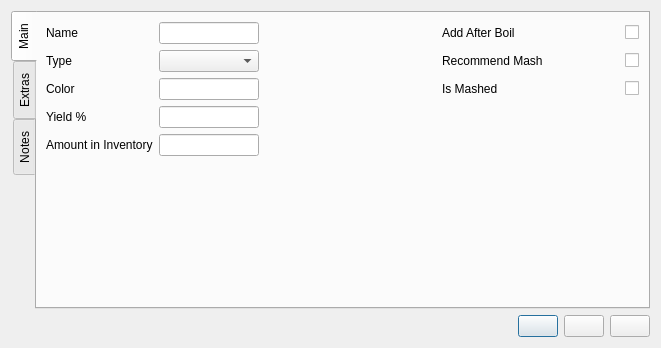
<?xml version="1.0" encoding="UTF-8"?>
<ui version="4.0">
 <class>fermentableEditor</class>
 <widget class="QDialog" name="fermentableEditor">
  <property name="geometry">
   <rect>
    <x>0</x>
    <y>0</y>
    <width>661</width>
    <height>348</height>
   </rect>
  </property>
  <property name="windowTitle">
   <string>Fermentable Editor</string>
  </property>
  <property name="configSection" stdset="0">
   <string notr="true">fermentableEditor</string>
  </property>
  <layout class="QVBoxLayout" name="verticalLayout_2">
   <item>
    <widget class="QTabWidget" name="tabWidget_editor">
     <property name="tabPosition">
      <enum>QTabWidget::West</enum>
     </property>
     <property name="currentIndex">
      <number>0</number>
     </property>
     <property name="usesScrollButtons">
      <bool>false</bool>
     </property>
     <widget class="QWidget" name="tab_main">
      <attribute name="title">
       <string>Main</string>
      </attribute>
      <layout class="QGridLayout" name="gridLayout">
       <item row="2" column="4">
        <widget class="QCheckBox" name="checkBox_recommendMash">
         <property name="toolTip">
          <string>Recommend this be mashed</string>
         </property>
         <property name="text">
          <string/>
         </property>
        </widget>
       </item>
       <item row="0" column="0">
        <widget class="QLabel" name="label_name">
         <property name="toolTip">
          <string>Required</string>
         </property>
         <property name="text">
          <string>Name</string>
         </property>
         <property name="buddy">
          <cstring>lineEdit_name</cstring>
         </property>
        </widget>
       </item>
       <item row="8" column="1">
        <spacer name="verticalSpacer">
         <property name="orientation">
          <enum>Qt::Vertical</enum>
         </property>
         <property name="sizeHint" stdset="0">
          <size>
           <width>20</width>
           <height>40</height>
          </size>
         </property>
        </spacer>
       </item>
       <item row="0" column="2">
        <spacer name="horizontalSpacer">
         <property name="orientation">
          <enum>Qt::Horizontal</enum>
         </property>
         <property name="sizeHint" stdset="0">
          <size>
           <width>40</width>
           <height>20</height>
          </size>
         </property>
        </spacer>
       </item>
       <item row="2" column="1">
        <widget class="QComboBox" name="comboBox_fermentableType">
         <property name="sizePolicy">
          <sizepolicy hsizetype="Minimum" vsizetype="Fixed">
           <horstretch>0</horstretch>
           <verstretch>0</verstretch>
          </sizepolicy>
         </property>
         <property name="maximumSize">
          <size>
           <width>100</width>
           <height>16777215</height>
          </size>
         </property>
         <property name="toolTip">
          <string>Fermantable Type</string>
         </property>
        </widget>
       </item>
       <item row="2" column="3">
        <widget class="QLabel" name="label_recommendMash">
         <property name="sizePolicy">
          <sizepolicy hsizetype="Expanding" vsizetype="Preferred">
           <horstretch>0</horstretch>
           <verstretch>0</verstretch>
          </sizepolicy>
         </property>
         <property name="text">
          <string>Recommend Mash</string>
         </property>
         <property name="buddy">
          <cstring>checkBox_recommendMash</cstring>
         </property>
        </widget>
       </item>
       <item row="0" column="3">
        <widget class="QLabel" name="label_addAfterBoil">
         <property name="sizePolicy">
          <sizepolicy hsizetype="Expanding" vsizetype="Preferred">
           <horstretch>0</horstretch>
           <verstretch>0</verstretch>
          </sizepolicy>
         </property>
         <property name="text">
          <string>Add After Boil</string>
         </property>
         <property name="buddy">
          <cstring>checkBox_addAfterBoil</cstring>
         </property>
        </widget>
       </item>
       <item row="0" column="4">
        <widget class="QCheckBox" name="checkBox_addAfterBoil">
         <property name="sizePolicy">
          <sizepolicy hsizetype="Preferred" vsizetype="Fixed">
           <horstretch>0</horstretch>
           <verstretch>0</verstretch>
          </sizepolicy>
         </property>
         <property name="toolTip">
          <string>This ingredient is added post boil.</string>
         </property>
         <property name="text">
          <string/>
         </property>
        </widget>
       </item>
       <item row="0" column="1">
        <widget class="SmartLineEdit" name="lineEdit_name">
         <property name="sizePolicy">
          <sizepolicy hsizetype="Maximum" vsizetype="Fixed">
           <horstretch>0</horstretch>
           <verstretch>0</verstretch>
          </sizepolicy>
         </property>
         <property name="maximumSize">
          <size>
           <width>100</width>
           <height>16777215</height>
          </size>
         </property>
         <property name="toolTip">
          <string>Name</string>
         </property>
        </widget>
       </item>
       <item row="2" column="0">
        <widget class="QLabel" name="label_2">
         <property name="toolTip">
          <string>Required</string>
         </property>
         <property name="text">
          <string>Type</string>
         </property>
         <property name="buddy">
          <cstring>comboBox_fermentableType</cstring>
         </property>
        </widget>
       </item>
       <item row="3" column="3">
        <widget class="QLabel" name="label_isMashed">
         <property name="sizePolicy">
          <sizepolicy hsizetype="Expanding" vsizetype="Preferred">
           <horstretch>0</horstretch>
           <verstretch>0</verstretch>
          </sizepolicy>
         </property>
         <property name="text">
          <string>Is Mashed</string>
         </property>
         <property name="buddy">
          <cstring>checkBox_isMashed</cstring>
         </property>
        </widget>
       </item>
       <item row="3" column="4">
        <widget class="QCheckBox" name="checkBox_isMashed">
         <property name="toolTip">
          <string>Checked if it is present in mash</string>
         </property>
         <property name="text">
          <string/>
         </property>
        </widget>
       </item>
       <item row="7" column="0">
        <widget class="SmartLabel" name="label_inventory">
         <property name="contextMenuPolicy">
          <enum>Qt::CustomContextMenu</enum>
         </property>
         <property name="text">
          <string>Amount in Inventory</string>
         </property>
         <property name="wordWrap">
          <bool>true</bool>
         </property>
         <property name="buddy">
          <cstring>lineEdit_inventory</cstring>
         </property>
        </widget>
       </item>
       <item row="7" column="1">
        <widget class="SmartLineEdit" name="lineEdit_inventory">
         <property name="sizePolicy">
          <sizepolicy hsizetype="Maximum" vsizetype="Fixed">
           <horstretch>0</horstretch>
           <verstretch>0</verstretch>
          </sizepolicy>
         </property>
         <property name="maximumSize">
          <size>
           <width>100</width>
           <height>16777215</height>
          </size>
         </property>
         <property name="toolTip">
          <string>Amount in inventory</string>
         </property>
        </widget>
       </item>
       <item row="3" column="0">
        <widget class="SmartLabel" name="label_color">
         <property name="contextMenuPolicy">
          <enum>Qt::CustomContextMenu</enum>
         </property>
         <property name="toolTip">
          <string>Required</string>
         </property>
         <property name="text">
          <string>Color</string>
         </property>
         <property name="buddy">
          <cstring>lineEdit_color</cstring>
         </property>
        </widget>
       </item>
       <item row="3" column="1">
        <widget class="SmartLineEdit" name="lineEdit_color">
         <property name="sizePolicy">
          <sizepolicy hsizetype="Maximum" vsizetype="Fixed">
           <horstretch>0</horstretch>
           <verstretch>0</verstretch>
          </sizepolicy>
         </property>
         <property name="maximumSize">
          <size>
           <width>100</width>
           <height>16777215</height>
          </size>
         </property>
         <property name="toolTip">
          <string>Lovibond rating</string>
         </property>
        </widget>
       </item>
       <item row="5" column="0">
        <widget class="QLabel" name="label_yield">
         <property name="toolTip">
          <string>Required</string>
         </property>
         <property name="text">
          <string>Yield %</string>
         </property>
         <property name="buddy">
          <cstring>lineEdit_yield</cstring>
         </property>
        </widget>
       </item>
       <item row="5" column="1">
        <widget class="SmartLineEdit" name="lineEdit_yield">
         <property name="sizePolicy">
          <sizepolicy hsizetype="Maximum" vsizetype="Fixed">
           <horstretch>0</horstretch>
           <verstretch>0</verstretch>
          </sizepolicy>
         </property>
         <property name="maximumSize">
          <size>
           <width>100</width>
           <height>16777215</height>
          </size>
         </property>
         <property name="toolTip">
          <string>Yield as compared to glucose</string>
         </property>
        </widget>
       </item>
      </layout>
     </widget>
     <widget class="QWidget" name="tab_extras">
      <attribute name="title">
       <string>Extras</string>
      </attribute>
      <layout class="QGridLayout" name="gridLayout_2">
       <item row="2" column="1">
        <widget class="SmartLineEdit" name="lineEdit_moisture">
         <property name="sizePolicy">
          <sizepolicy hsizetype="Maximum" vsizetype="Fixed">
           <horstretch>0</horstretch>
           <verstretch>0</verstretch>
          </sizepolicy>
         </property>
         <property name="maximumSize">
          <size>
           <width>100</width>
           <height>16777215</height>
          </size>
         </property>
         <property name="toolTip">
          <string>Moisture percentage by mass</string>
         </property>
        </widget>
       </item>
       <item row="3" column="3">
        <widget class="QLabel" name="label_ibuGalPerLb">
         <property name="text">
          <string>Bitterness (IBU*gal/lb)</string>
         </property>
         <property name="buddy">
          <cstring>lineEdit_ibuGalPerLb</cstring>
         </property>
        </widget>
       </item>
       <item row="3" column="4">
        <widget class="SmartLineEdit" name="lineEdit_ibuGalPerLb">
         <property name="sizePolicy">
          <sizepolicy hsizetype="Maximum" vsizetype="Fixed">
           <horstretch>0</horstretch>
           <verstretch>0</verstretch>
          </sizepolicy>
         </property>
         <property name="maximumSize">
          <size>
           <width>100</width>
           <height>16777215</height>
          </size>
         </property>
         <property name="toolTip">
          <string>Bitterness of pre-hopped extracts</string>
         </property>
        </widget>
       </item>
       <item row="2" column="0">
        <widget class="QLabel" name="label_moisture">
         <property name="text">
          <string>Moisture (%)</string>
         </property>
         <property name="buddy">
          <cstring>lineEdit_moisture</cstring>
         </property>
        </widget>
       </item>
       <item row="0" column="1">
        <widget class="SmartLineEdit" name="lineEdit_origin">
         <property name="sizePolicy">
          <sizepolicy hsizetype="Maximum" vsizetype="Fixed">
           <horstretch>0</horstretch>
           <verstretch>0</verstretch>
          </sizepolicy>
         </property>
         <property name="maximumSize">
          <size>
           <width>100</width>
           <height>16777215</height>
          </size>
         </property>
         <property name="toolTip">
          <string>Origin</string>
         </property>
        </widget>
       </item>
       <item row="0" column="0">
        <widget class="QLabel" name="label_origin">
         <property name="text">
          <string>Origin</string>
         </property>
         <property name="buddy">
          <cstring>lineEdit_origin</cstring>
         </property>
        </widget>
       </item>
       <item row="0" column="3">
        <widget class="QLabel" name="label_protein">
         <property name="text">
          <string>Protein (%)</string>
         </property>
         <property name="buddy">
          <cstring>lineEdit_protein</cstring>
         </property>
        </widget>
       </item>
       <item row="3" column="0">
        <widget class="SmartLabel" name="label_diastaticPower">
         <property name="contextMenuPolicy">
          <enum>Qt::CustomContextMenu</enum>
         </property>
         <property name="text">
          <string>Diastatic power</string>
         </property>
         <property name="buddy">
          <cstring>lineEdit_diastaticPower</cstring>
         </property>
        </widget>
       </item>
       <item row="3" column="1">
        <widget class="SmartLineEdit" name="lineEdit_diastaticPower">
         <property name="sizePolicy">
          <sizepolicy hsizetype="Maximum" vsizetype="Fixed">
           <horstretch>0</horstretch>
           <verstretch>0</verstretch>
          </sizepolicy>
         </property>
         <property name="maximumSize">
          <size>
           <width>100</width>
           <height>16777215</height>
          </size>
         </property>
         <property name="toolTip">
          <string>Diastatic power</string>
         </property>
        </widget>
       </item>
       <item row="2" column="3">
        <widget class="QLabel" name="label_coarseFineDiff">
         <property name="text">
          <string>Coarse/Fine Diff (%)</string>
         </property>
         <property name="wordWrap">
          <bool>true</bool>
         </property>
         <property name="buddy">
          <cstring>lineEdit_coarseFineDiff</cstring>
         </property>
        </widget>
       </item>
       <item row="1" column="0">
        <widget class="QLabel" name="label_supplier">
         <property name="text">
          <string>Supplier</string>
         </property>
         <property name="buddy">
          <cstring>lineEdit_supplier</cstring>
         </property>
        </widget>
       </item>
       <item row="1" column="1">
        <widget class="SmartLineEdit" name="lineEdit_supplier">
         <property name="sizePolicy">
          <sizepolicy hsizetype="Maximum" vsizetype="Fixed">
           <horstretch>0</horstretch>
           <verstretch>0</verstretch>
          </sizepolicy>
         </property>
         <property name="maximumSize">
          <size>
           <width>100</width>
           <height>16777215</height>
          </size>
         </property>
         <property name="toolTip">
          <string>Supplier</string>
         </property>
        </widget>
       </item>
       <item row="1" column="4">
        <widget class="SmartLineEdit" name="lineEdit_maxInBatch">
         <property name="sizePolicy">
          <sizepolicy hsizetype="Maximum" vsizetype="Fixed">
           <horstretch>0</horstretch>
           <verstretch>0</verstretch>
          </sizepolicy>
         </property>
         <property name="maximumSize">
          <size>
           <width>100</width>
           <height>16777215</height>
          </size>
         </property>
         <property name="toolTip">
          <string>Maximum recommended percentage of total grist</string>
         </property>
        </widget>
       </item>
       <item row="0" column="2">
        <spacer name="horizontalSpacer_2">
         <property name="orientation">
          <enum>Qt::Horizontal</enum>
         </property>
         <property name="sizeHint" stdset="0">
          <size>
           <width>40</width>
           <height>20</height>
          </size>
         </property>
        </spacer>
       </item>
       <item row="0" column="4">
        <widget class="SmartLineEdit" name="lineEdit_protein">
         <property name="sizePolicy">
          <sizepolicy hsizetype="Maximum" vsizetype="Fixed">
           <horstretch>0</horstretch>
           <verstretch>0</verstretch>
          </sizepolicy>
         </property>
         <property name="maximumSize">
          <size>
           <width>100</width>
           <height>16777215</height>
          </size>
         </property>
         <property name="toolTip">
          <string>Protein percentage by mass</string>
         </property>
        </widget>
       </item>
       <item row="1" column="3">
        <widget class="QLabel" name="label_maxInBatch">
         <property name="text">
          <string>Max In Batch (%)</string>
         </property>
         <property name="buddy">
          <cstring>lineEdit_maxInBatch</cstring>
         </property>
        </widget>
       </item>
       <item row="2" column="4">
        <widget class="SmartLineEdit" name="lineEdit_coarseFineDiff">
         <property name="sizePolicy">
          <sizepolicy hsizetype="Maximum" vsizetype="Fixed">
           <horstretch>0</horstretch>
           <verstretch>0</verstretch>
          </sizepolicy>
         </property>
         <property name="maximumSize">
          <size>
           <width>100</width>
           <height>16777215</height>
          </size>
         </property>
         <property name="toolTip">
          <string>Yield difference between coarse and fine grind</string>
         </property>
        </widget>
       </item>
       <item row="4" column="1">
        <spacer name="verticalSpacer_2">
         <property name="orientation">
          <enum>Qt::Vertical</enum>
         </property>
         <property name="sizeHint" stdset="0">
          <size>
           <width>20</width>
           <height>40</height>
          </size>
         </property>
        </spacer>
       </item>
      </layout>
     </widget>
     <widget class="QWidget" name="tab_notes">
      <attribute name="title">
       <string>Notes</string>
      </attribute>
      <layout class="QVBoxLayout" name="verticalLayout">
       <item>
        <widget class="QTextEdit" name="textEdit_notes">
         <property name="maximumSize">
          <size>
           <width>1000</width>
           <height>1000</height>
          </size>
         </property>
        </widget>
       </item>
      </layout>
     </widget>
    </widget>
   </item>
   <item>
    <layout class="QHBoxLayout" name="horizontalLayout_3">
     <item>
      <spacer name="horizontalSpacer_3">
       <property name="orientation">
        <enum>Qt::Horizontal</enum>
       </property>
       <property name="sizeHint" stdset="0">
        <size>
         <width>40</width>
         <height>20</height>
        </size>
       </property>
      </spacer>
     </item>
     <item>
      <widget class="QPushButton" name="pushButton_new">
       <property name="toolTip">
        <string>New fermentable</string>
       </property>
       <property name="text">
        <string/>
       </property>
       <property name="icon">
        <iconset resource="../brewtarget.qrc">
         <normaloff>:/images/smallPlus.svg</normaloff>:/images/smallPlus.svg</iconset>
       </property>
      </widget>
     </item>
     <item>
      <widget class="QPushButton" name="pushButton_save">
       <property name="toolTip">
        <string>Save and close</string>
       </property>
       <property name="text">
        <string/>
       </property>
       <property name="icon">
        <iconset resource="../brewtarget.qrc">
         <normaloff>:/images/filesave.svg</normaloff>:/images/filesave.svg</iconset>
       </property>
      </widget>
     </item>
     <item>
      <widget class="QPushButton" name="pushButton_cancel">
       <property name="toolTip">
        <string>Discard and close</string>
       </property>
       <property name="text">
        <string/>
       </property>
       <property name="icon">
        <iconset resource="../brewtarget.qrc">
         <normaloff>:/images/exit.svg</normaloff>:/images/exit.svg</iconset>
       </property>
      </widget>
     </item>
    </layout>
   </item>
  </layout>
 </widget>
 <customwidgets>
  <customwidget>
   <class>SmartLabel</class>
   <extends>QLabel</extends>
   <header>widgets/SmartLabel.h</header>
   <slots>
    <signal>changedSystemOfMeasurementOrScale(PreviousScaleInfo)</signal>
    <slot>popContextMenu(QPoint)</slot>
   </slots>
  </customwidget>
  <customwidget>
   <class>SmartLineEdit</class>
   <extends>QLineEdit</extends>
   <header>widgets/SmartLineEdit.h</header>
   <slots>
    <signal>textModified()</signal>
    <slot>lineChanged()</slot>
    <slot>lineChanged(PreviousScaleInfo)</slot>
   </slots>
  </customwidget>
 </customwidgets>
 <tabstops>
  <tabstop>tabWidget_editor</tabstop>
  <tabstop>lineEdit_name</tabstop>
  <tabstop>comboBox_fermentableType</tabstop>
  <tabstop>lineEdit_color</tabstop>
  <tabstop>lineEdit_yield</tabstop>
  <tabstop>lineEdit_inventory</tabstop>
  <tabstop>checkBox_addAfterBoil</tabstop>
  <tabstop>checkBox_recommendMash</tabstop>
  <tabstop>checkBox_isMashed</tabstop>
  <tabstop>lineEdit_origin</tabstop>
  <tabstop>lineEdit_supplier</tabstop>
  <tabstop>lineEdit_moisture</tabstop>
  <tabstop>lineEdit_diastaticPower</tabstop>
  <tabstop>lineEdit_protein</tabstop>
  <tabstop>lineEdit_maxInBatch</tabstop>
  <tabstop>lineEdit_coarseFineDiff</tabstop>
  <tabstop>lineEdit_ibuGalPerLb</tabstop>
  <tabstop>pushButton_new</tabstop>
  <tabstop>pushButton_save</tabstop>
  <tabstop>pushButton_cancel</tabstop>
  <tabstop>textEdit_notes</tabstop>
 </tabstops>
 <resources>
  <include location="../brewtarget.qrc"/>
 </resources>
</ui>
